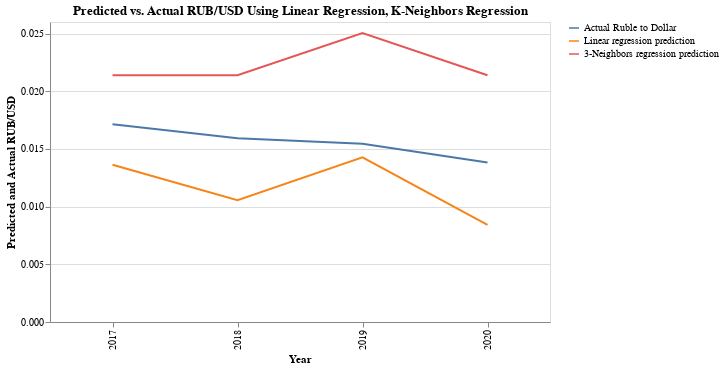

This figure's notebook cell:
### Markdown cell above
Notice that this time our training and test errors are closer in value, which suggests that we do not have a problem with overfitting. However, the test error as a percentage of the mean of the RUB/USD values is larger, about 43%.

Let us visually compare our results from both methods.

### Code cell
df_test["Linear regression prediction"] = lrg.predict(X_test)
df_test["3-Neighbors regression prediction"] = kng3.predict(X_test)
df_test["Actual Ruble to Dollar"] = y_test
c6 = alt.Chart(df_test).mark_line().encode(
    x = 'Year:O',
    y=alt.Y(alt.repeat('layer'),
        type='quantitative',
        title='Predicted and Actual RUB/USD'
        #scale=alt.Scale(zero=False)
        ),
    color=alt.ColorDatum(alt.repeat('layer'))
).properties(
    title="Predicted vs. Actual RUB/USD Using Linear Regression, K-Neighbors Regression",
    width=500,
    height=300
).repeat(layer=["Actual Ruble to Dollar", "Linear regression prediction", "3-Neighbors regression prediction"])
c6
